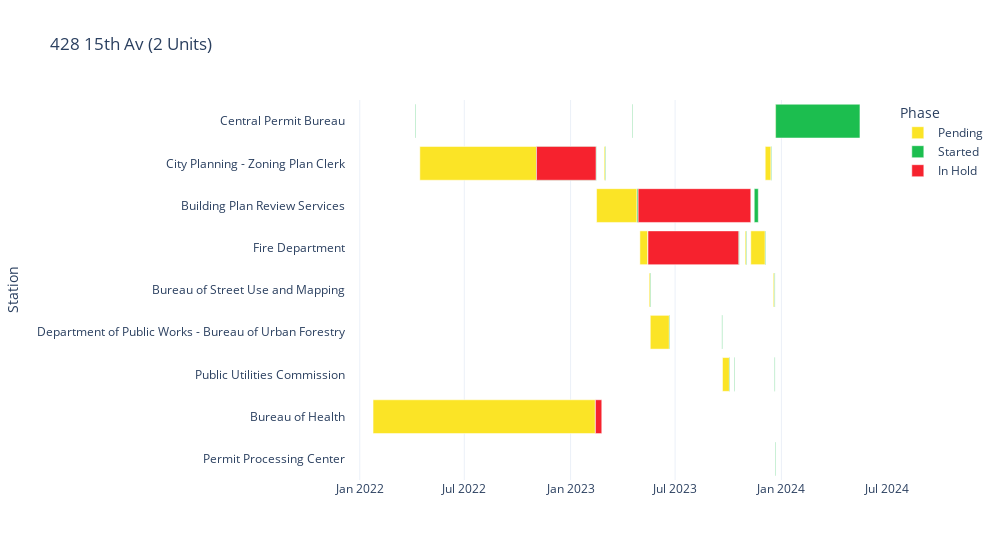

Write notebook code for a chart like this one.
### Code cell
plotly.offline.init_notebook_mode(connected=True)

#_find_permits_with_proposed_units(permits_df, 2, 5, 2019, 365 * 2, 365 * 3)
_permit_gannt_chart(permits_filed_after_2014_routing_df[permits_filed_after_2014_routing_df["Permit Number"] == "202204071831"])

### Figure 1 — Plotly figure (JSON) as saved in the notebook; plotly's stock layout.template omitted (floating-point values rounded to 4 significant figures)
{"data": [{"alignmentgroup": "True", "base": ["2022-04-07T00:00:00", "2022-04-15T00:00:00", "2023-02-14T00:00:00", "2023-02-28T00:00:00", "2023-04-18T00:00:00", "2023-02-15T00:00:00", "2023-11-15T00:00:00", "2023-05-01T00:00:00", "2023-10-18T00:00:00", "2023-10-30T00:00:00", "2023-05-17T00:00:00", "2023-05-19T00:00:00", "2023-09-21T00:00:00", "2023-10-11T00:00:00", "2023-09-20T00:00:00", "2023-11-09T00:00:00", "2023-12-04T00:00:00", "2022-01-24T00:00:00", "2023-12-18T00:00:00", "2023-12-20T00:00:00", "2023-12-21T00:00:00", "2023-12-21T00:00:00"], "customdata": [["N/A"], ["N/A"], ["N/A"], ["N/A"], ["N/A"], ["N/A"], ["N/A"], ["N/A"], ["N/A"], ["N/A"], ["N/A"], ["N/A"], ["N/A"], ["N/A"], ["N/A"], ["N/A"], ["N/A"], ["N/A"], ["N/A"], ["N/A"], ["N/A"], ["N/A"]], "hovertemplate": "Phase=Pending<br>start=%{base}<br>end=%{x}<br>Station=%{y}<br>hold_description=%{customdata[0]}<extra></extra>", "legendgroup": "Pending", "marker": {"color": "#FBE426", "pattern": {"shape": ""}}, "name": "Pending", "offsetgroup": "Pending", "orientation": "h", "showlegend": true, "textposition": "auto", "type": "bar", "x": [0, 17452800000, 0, 172800000, 0, 6048000000, 0, 1209600000, 0, 172800000, 172800000, 2851200000, 1036800000, 0, 0, 2160000000, 864000000, 33264000000, 172800000, 0, 0, 86400000], "xaxis": "x", "y": ["Central Permit Bureau", "City Planning - Zoning Plan Clerk", "City Planning - Zoning Plan Clerk", "City Planning - Zoning Plan Clerk", "Central Permit Bureau", "Building Plan Review Services", "Building Plan Review Services", "Fire Department", "Fire Department", "Fire Department", "Bureau of Street Use and Mapping", "Department of Public Works - Bureau of Urban Forestry", "Public Utilities Commission", "Public Utilities Commission", "Department of Public Works - Bureau of Urban Forestry", "Fire Department", "City Planning - Zoning Plan Clerk", "Bureau of Health", "Bureau of Street Use and Mapping", "Public Utilities Commission", "Permit Processing Center", "Central Permit Bureau"], "yaxis": "y"}, {"alignmentgroup": "True", "base": ["2022-04-07T00:00:00", "2023-02-14T00:00:00", "2023-02-14T00:00:00", "2023-02-14T00:00:00", "2023-03-02T00:00:00", "2023-04-18T00:00:00", "2023-04-26T00:00:00", "2023-11-15T00:00:00", "2023-05-15T00:00:00", "2023-10-18T00:00:00", "2023-11-01T00:00:00", "2023-05-19T00:00:00", "2023-06-21T00:00:00", "2023-10-03T00:00:00", "2023-10-11T00:00:00", "2023-09-20T00:00:00", "2023-12-04T00:00:00", "2023-12-14T00:00:00", "2023-02-13T00:00:00", "2023-02-24T00:00:00", "2023-12-20T00:00:00", "2023-12-20T00:00:00", "2023-12-21T00:00:00", "2023-12-22T00:00:00"], "customdata": [["N/A"], ["N/A"], ["N/A"], ["approved - demolition of a one-story, one-bedroom single-family house<br>(2022.0407.1826) and the construction of a four-story residential<br>building consisting of two three-bedroom units. the project will also<br>include an enclosed three-car garage and private open space for each<br>unit. the project also includes one detached adu in the rear. approved<br>per m-21216. child care fee applicable. tidf - n/a for residential.<br>routed to dbi on 2/14/23"], ["approved - restamp. ground floor revised to eliminate car stacker and<br>include 2 car parking spaces. demolition of a one-story, one-bedroom<br>single-family house (2022.0407.1826) and the construction of a four-<br>story residential building consisting of two three-bedroom units. the<br>project will also include an enclosed two-car garage and private open<br>space for each unit. the project also includes one detached adu in the<br>rear. approved per m-21216. child care fee applicable. tidf - n/a for<br>residential.  routed to dbi on 3/2/23"], ["new plans arrived with dcp approval via mw from project sponsor. dcp<br>approval varies from 2/15/2023 and 3/2/2023, to be hand delivered to<br>mw, bldg for site plan review, cv"], ["N/A"], ["11/21/23:approved s/r2."], ["N/A"], ["attached comments to the application. routed to ppc."], ["approved, routed to ppc"], ["approved site permit only. addendum requirement(s) for sign off:<br>street improvement (new curb cut). download application(s) at<br>http://www.sfpublicworks.org/services/permits/application-forms and<br>submit electronically to bsmpermitdivision@sfdpw.org. your<br>construction addendum will be on-hold until all necessary permit(s)<br>are approved or the assigned bsm plan checker(s) may recommend sign<br>off. please call the office at (628) 271-2000 or email at<br>bsmpermitdivision@sfdpw.org for more information.<br>(clinton.choy@sfdpw.org)"], ["need to email checklist to urbanforestry@sfdpw.org"], ["requested additional information and pdfs from architect/designer -<br>10/03/23."], ["permit has been assessed a capacity charge. dbi will collect charges.<br>see invoice attached to application. route to ppc - 10/11/23."], ["addendum plans must include utilities like gas, water, sewer in<br>relationship to new tree."], ["routed plan to ppc 12/04/2023  routed to estrella bin 11/28/23. lp"], ["approved - restamp, minor changes to site plan, easement, adu<br>setbacks. state adu under separate permit no. 202212309593  4/18/23:<br>prior to permit issuance, route back to planning for final review of<br>receipt of recorded notice of special restrictions for state program<br>adu. project sponsor has been notified. contact<br>kalyani.agnihotri@sfgov.org - ka.\""], ["N/A"], ["N/A"], ["re-stamp. addendum requirement(s) for sign off:  street improvement<br>(new curb cut). download application(s) at<br>http://www.sfpublicworks.org/services/permits/application-forms and<br>submit electronically to bsmpermitdivision@sfdpw.org. your<br>construction addendum will be on-hold until all necessary permit(s)<br>are approved or the assigned bsm plan checker(s) may recommend sign<br>off. please call the office at (628) 271-2000 or email at<br>bsmpermitdivision@sfdpw.org for more information.<br>(miguel.guzman@sfdpw.org)"], ["restamp - permit has been assessed a capacity charge. dbi will collect<br>charges. see invoice attached to application. route to ppc - 12/20/23."], ["12/21/23: to cpb w/1826; kw 12/20/23: to sfpuc for restamp rev1<br>w/1826; kw 12/18/23: to dpw-bsm for restamp rev1 w/1826; kw 12/4/23:<br>to cp-zoc for final review w/1826; kw 11/22/23:to sffd per bldg<br>w/1826; mml 11/9/23: to sffd per bldg w/1826; kw 11/1/23: to hold bin<br>#26 pending for bldg approval w/1826; kw 10/30/23: self checkout by<br>jerry estrella of sffd w/1826; kw 10/19/23: to hold bin #26 pending<br>for bldg & sffd approval w/1826; kw 10/11/23: to sffd w/1826; kw<br>!!!route to jerry estrella of sffd when plans back from sfpuc!!!<br>9/29/23 kw 9/21/23: to sfpuc w/1826; kw 5/17/23: to dpw-bsm w/1826; kw<br>5/1/23: to sffd w/1826. tw  3/13/23: to bldg site bin #1 w/1826. tw<br>3/3/23: route back to pre-plan check team to screen for review<br>times/tiers and otc eligibility w/1826. tw 2/28/23: route plans to<br>agnihotri kalyani at planning per her request since customer wants to<br>submit revision w/1826. tw 2/15/23: route to pre-plan check team to<br>screen for review times/tiers and otc eligibility w/1826. tw"], ["3/19/24: no response / payment since 01/19/24. pls contact<br><dbi.cpbrequest@sfgov.org> when ready to pick up. return to \"sfusd<br>approve bin\" 01/19/24: gh161-908-7860 attacched. pending for the<br>payment. amaris. 01/17/24: gh request & invoice sent. amaris.<br>01/08/24: plan share with pa# 202204071826 & pa# 202204071831-s. 34<br>pages. pending for gh & owner builder form with id copy. amaris.<br>12/22/23: sfusd & green halo require. 34 pages. approve. gh, docs &<br>payor's info request. amaris. 11/28/2023: sfusd fee included to<br>issuance fee.ay 11/22/2023: sfusd form sent for calculation, permit<br>not ready to be issued.ay 4/15/22: travel togher with pa#<br>202204071826. has to issued with pa# 202204071826 together. rz."]], "hovertemplate": "Phase=Started<br>start=%{base}<br>end=%{x}<br>Station=%{y}<br>hold_description=%{customdata[0]}<extra></extra>", "legendgroup": "Started", "marker": {"color": "#1CBE4F", "pattern": {"shape": ""}}, "name": "Started", "offsetgroup": "Started", "orientation": "h", "showlegend": true, "textposition": "auto", "type": "bar", "x": [86400000, -8899200000, 0, 86400000, 86400000, 86400000, 172800000, 604800000, 0, 172800000, 86400000, 86400000, 86400000, 86400000, 86400000, 86400000, 86400000, 86400000, 0, 0, 86400000, 86400000, 86400000, 12614400000], "xaxis": "x", "y": ["Central Permit Bureau", "City Planning - Zoning Plan Clerk", "City Planning - Zoning Plan Clerk", "City Planning - Zoning Plan Clerk", "City Planning - Zoning Plan Clerk", "Central Permit Bureau", "Building Plan Review Services", "Building Plan Review Services", "Fire Department", "Fire Department", "Fire Department", "Bureau of Street Use and Mapping", "Department of Public Works - Bureau of Urban Forestry", "Public Utilities Commission", "Public Utilities Commission", "Department of Public Works - Bureau of Urban Forestry", "Fire Department", "City Planning - Zoning Plan Clerk", "Bureau of Health", "Bureau of Health", "Bureau of Street Use and Mapping", "Public Utilities Commission", "Permit Processing Center", "Central Permit Bureau"], "yaxis": "y"}, {"alignmentgroup": "True", "base": [null, "2022-11-03T00:00:00", null, null, null, "2023-04-28T00:00:00", null, "2023-05-15T00:00:00", null, null, null, null, null, null, null, null, null, "2023-02-13T00:00:00", null, null, null, null], "customdata": [["N/A"], ["hold - scheduled for hearing on 12/1/22  4.19.22: please submit a copy<br>of the digital project application (prj) and 11x17 size set plans for<br>current planning intake directly to victoria.lewis@sfgov.org.  project<br>application can be found here:<br>https://sfplanning.org/sites/default/files/forms/prj_application.pdf."], ["approved - demolition of a one-story, one-bedroom single-family house<br>(2022.0407.1826) and the construction of a four-story residential<br>building consisting of two three-bedroom units. the project will also<br>include an enclosed three-car garage and private open space for each<br>unit. the project also includes one detached adu in the rear. approved<br>per m-21216. child care fee applicable. tidf - n/a for residential.<br>routed to dbi on 2/14/23"], ["approved - restamp. ground floor revised to eliminate car stacker and<br>include 2 car parking spaces. demolition of a one-story, one-bedroom<br>single-family house (2022.0407.1826) and the construction of a four-<br>story residential building consisting of two three-bedroom units. the<br>project will also include an enclosed two-car garage and private open<br>space for each unit. the project also includes one detached adu in the<br>rear. approved per m-21216. child care fee applicable. tidf - n/a for<br>residential.  routed to dbi on 3/2/23"], ["new plans arrived with dcp approval via mw from project sponsor. dcp<br>approval varies from 2/15/2023 and 3/2/2023, to be hand delivered to<br>mw, bldg for site plan review, cv"], ["11/9/23:comments issued by email. route back to fire. 7/7/23:fire<br>access requirement 4/28/23:hold. comments issued on mybb. route to<br>ppc. project (new building) involves a proposed easement on subject<br>lot to benefit the existing r-2 building (5033 geary st) located on a<br>land lock to access to public way and fire access review ."], ["11/21/23:approved s/r2."], ["routed to estrella bin 5/3/23. pf  re-assigned to estrella.<br>5/15/2023-kbm  on hold, comments on bb. 05/15/2023 je"], ["attached comments to the application. routed to ppc."], ["approved, routed to ppc"], ["approved site permit only. addendum requirement(s) for sign off:<br>street improvement (new curb cut). download application(s) at<br>http://www.sfpublicworks.org/services/permits/application-forms and<br>submit electronically to bsmpermitdivision@sfdpw.org. your<br>construction addendum will be on-hold until all necessary permit(s)<br>are approved or the assigned bsm plan checker(s) may recommend sign<br>off. please call the office at (628) 271-2000 or email at<br>bsmpermitdivision@sfdpw.org for more information.<br>(clinton.choy@sfdpw.org)"], ["requested additional information and pdfs from architect/designer -<br>10/03/23."], ["need to email checklist to urbanforestry@sfdpw.org"], ["permit has been assessed a capacity charge. dbi will collect charges.<br>see invoice attached to application. route to ppc - 10/11/23."], ["addendum plans must include utilities like gas, water, sewer in<br>relationship to new tree."], ["routed plan to ppc 12/04/2023  routed to estrella bin 11/28/23. lp"], ["approved - restamp, minor changes to site plan, easement, adu<br>setbacks. state adu under separate permit no. 202212309593  4/18/23:<br>prior to permit issuance, route back to planning for final review of<br>receipt of recorded notice of special restrictions for state program<br>adu. project sponsor has been notified. contact<br>kalyani.agnihotri@sfgov.org - ka.\""], ["hold: contact maher program to release hold (dph-<br>sitemitgeneral@sfdph.org or michelle.delacruz@sfdph.org)  2/24/23:hold<br>removed. n/a. program qualification review letter issued 2/23/23 for<br>smed no 2098. project is not subject to sfhc article 22a. you may<br>contact michelle dela cruz at michelle.delacruz@sfdph.org  12/21/23:<br>review result \"administrative\" added to reflect n/a."], ["re-stamp. addendum requirement(s) for sign off:  street improvement<br>(new curb cut). download application(s) at<br>http://www.sfpublicworks.org/services/permits/application-forms and<br>submit electronically to bsmpermitdivision@sfdpw.org. your<br>construction addendum will be on-hold until all necessary permit(s)<br>are approved or the assigned bsm plan checker(s) may recommend sign<br>off. please call the office at (628) 271-2000 or email at<br>bsmpermitdivision@sfdpw.org for more information.<br>(miguel.guzman@sfdpw.org)"], ["restamp - permit has been assessed a capacity charge. dbi will collect<br>charges. see invoice attached to application. route to ppc - 12/20/23."], ["12/21/23: to cpb w/1826; kw 12/20/23: to sfpuc for restamp rev1<br>w/1826; kw 12/18/23: to dpw-bsm for restamp rev1 w/1826; kw 12/4/23:<br>to cp-zoc for final review w/1826; kw 11/22/23:to sffd per bldg<br>w/1826; mml 11/9/23: to sffd per bldg w/1826; kw 11/1/23: to hold bin<br>#26 pending for bldg approval w/1826; kw 10/30/23: self checkout by<br>jerry estrella of sffd w/1826; kw 10/19/23: to hold bin #26 pending<br>for bldg & sffd approval w/1826; kw 10/11/23: to sffd w/1826; kw<br>!!!route to jerry estrella of sffd when plans back from sfpuc!!!<br>9/29/23 kw 9/21/23: to sfpuc w/1826; kw 5/17/23: to dpw-bsm w/1826; kw<br>5/1/23: to sffd w/1826. tw  3/13/23: to bldg site bin #1 w/1826. tw<br>3/3/23: route back to pre-plan check team to screen for review<br>times/tiers and otc eligibility w/1826. tw 2/28/23: route plans to<br>agnihotri kalyani at planning per her request since customer wants to<br>submit revision w/1826. tw 2/15/23: route to pre-plan check team to<br>screen for review times/tiers and otc eligibility w/1826. tw"], ["3/19/24: no response / payment since 01/19/24. pls contact<br><dbi.cpbrequest@sfgov.org> when ready to pick up. return to \"sfusd<br>approve bin\" 01/19/24: gh161-908-7860 attacched. pending for the<br>payment. amaris. 01/17/24: gh request & invoice sent. amaris.<br>01/08/24: plan share with pa# 202204071826 & pa# 202204071831-s. 34<br>pages. pending for gh & owner builder form with id copy. amaris.<br>12/22/23: sfusd & green halo require. 34 pages. approve. gh, docs &<br>payor's info request. amaris. 11/28/2023: sfusd fee included to<br>issuance fee.ay 11/22/2023: sfusd form sent for calculation, permit<br>not ready to be issued.ay 4/15/22: travel togher with pa#<br>202204071826. has to issued with pa# 202204071826 together. rz."]], "hovertemplate": "Phase=In Hold<br>start=%{base}<br>end=%{x}<br>Station=%{y}<br>hold_description=%{customdata[0]}<extra></extra>", "legendgroup": "In Hold", "marker": {"color": "#F6222E", "pattern": {"shape": ""}}, "name": "In Hold", "offsetgroup": "In Hold", "orientation": "h", "showlegend": true, "textposition": "auto", "type": "bar", "x": [null, 8899200000, null, null, null, 16848000000, null, 13564800000, null, null, null, null, null, null, null, null, null, 950400000, null, null, null, null], "xaxis": "x", "y": ["Central Permit Bureau", "City Planning - Zoning Plan Clerk", "City Planning - Zoning Plan Clerk", "City Planning - Zoning Plan Clerk", "Central Permit Bureau", "Building Plan Review Services", "Building Plan Review Services", "Fire Department", "Fire Department", "Fire Department", "Bureau of Street Use and Mapping", "Public Utilities Commission", "Department of Public Works - Bureau of Urban Forestry", "Public Utilities Commission", "Department of Public Works - Bureau of Urban Forestry", "Fire Department", "City Planning - Zoning Plan Clerk", "Bureau of Health", "Bureau of Street Use and Mapping", "Public Utilities Commission", "Permit Processing Center", "Central Permit Bureau"], "yaxis": "y"}], "layout": {"barmode": "overlay", "legend": {"title": {"text": "Phase"}, "tracegroupgap": 0}, "title": {"text": "428 15th Av (2 Units)"}, "width": 1000, "xaxis": {"anchor": "y", "domain": [0, 1], "type": "date"}, "yaxis": {"anchor": "x", "autorange": "reversed", "domain": [0, 1], "title": {"text": "Station"}}}}
